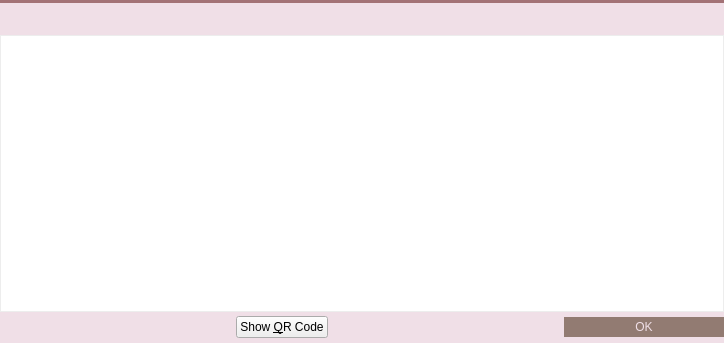
<?xml version="1.0" encoding="UTF-8"?>
<ui version="4.0">
 <class>AddressBookPage</class>
 <widget class="QWidget" name="AddressBookPage">
  <property name="geometry">
   <rect>
    <x>0</x>
    <y>0</y>
    <width>724</width>
    <height>343</height>
   </rect>
  </property>
  <property name="palette">
   <palette>
    <active>
     <colorrole role="Button">
      <brush brushstyle="SolidPattern">
       <color alpha="255">
        <red>240</red>
        <green>223</green>
        <blue>231</blue>
       </color>
      </brush>
     </colorrole>
     <colorrole role="Base">
      <brush brushstyle="SolidPattern">
       <color alpha="255">
        <red>240</red>
        <green>223</green>
        <blue>231</blue>
       </color>
      </brush>
     </colorrole>
     <colorrole role="Window">
      <brush brushstyle="SolidPattern">
       <color alpha="255">
        <red>240</red>
        <green>223</green>
        <blue>231</blue>
       </color>
      </brush>
     </colorrole>
     <colorrole role="Highlight">
      <brush brushstyle="SolidPattern">
       <color alpha="255">
        <red>235</red>
        <green>235</green>
        <blue>235</blue>
       </color>
      </brush>
     </colorrole>
     <colorrole role="HighlightedText">
      <brush brushstyle="SolidPattern">
       <color alpha="255">
        <red>171</red>
        <green>127</green>
        <blue>130</blue>
       </color>
      </brush>
     </colorrole>
    </active>
    <inactive>
     <colorrole role="Button">
      <brush brushstyle="SolidPattern">
       <color alpha="255">
        <red>240</red>
        <green>223</green>
        <blue>231</blue>
       </color>
      </brush>
     </colorrole>
     <colorrole role="Base">
      <brush brushstyle="SolidPattern">
       <color alpha="255">
        <red>240</red>
        <green>223</green>
        <blue>231</blue>
       </color>
      </brush>
     </colorrole>
     <colorrole role="Window">
      <brush brushstyle="SolidPattern">
       <color alpha="255">
        <red>240</red>
        <green>223</green>
        <blue>231</blue>
       </color>
      </brush>
     </colorrole>
     <colorrole role="Highlight">
      <brush brushstyle="SolidPattern">
       <color alpha="255">
        <red>235</red>
        <green>235</green>
        <blue>235</blue>
       </color>
      </brush>
     </colorrole>
     <colorrole role="HighlightedText">
      <brush brushstyle="SolidPattern">
       <color alpha="255">
        <red>171</red>
        <green>127</green>
        <blue>130</blue>
       </color>
      </brush>
     </colorrole>
    </inactive>
    <disabled>
     <colorrole role="Button">
      <brush brushstyle="SolidPattern">
       <color alpha="255">
        <red>240</red>
        <green>223</green>
        <blue>231</blue>
       </color>
      </brush>
     </colorrole>
     <colorrole role="Base">
      <brush brushstyle="SolidPattern">
       <color alpha="255">
        <red>240</red>
        <green>223</green>
        <blue>231</blue>
       </color>
      </brush>
     </colorrole>
     <colorrole role="Window">
      <brush brushstyle="SolidPattern">
       <color alpha="255">
        <red>240</red>
        <green>223</green>
        <blue>231</blue>
       </color>
      </brush>
     </colorrole>
     <colorrole role="Highlight">
      <brush brushstyle="SolidPattern">
       <color alpha="255">
        <red>240</red>
        <green>240</green>
        <blue>240</blue>
       </color>
      </brush>
     </colorrole>
     <colorrole role="HighlightedText">
      <brush brushstyle="SolidPattern">
       <color alpha="255">
        <red>171</red>
        <green>127</green>
        <blue>130</blue>
       </color>
      </brush>
     </colorrole>
    </disabled>
   </palette>
  </property>
  <property name="windowTitle">
   <string>Address Book</string>
  </property>
  <property name="styleSheet">
   <string notr="true">*{
    font-family:&quot;Finger Paint&quot;;
 }
#AddressBookPage {
	background-color: #f0dfe7;
 }
</string>
  </property>
  <layout class="QVBoxLayout" name="verticalLayout">
   <property name="spacing">
    <number>0</number>
   </property>
   <property name="leftMargin">
    <number>0</number>
   </property>
   <property name="topMargin">
    <number>0</number>
   </property>
   <property name="rightMargin">
    <number>0</number>
   </property>
   <property name="bottomMargin">
    <number>0</number>
   </property>
   <item>
    <widget class="Line" name="line_6">
     <property name="styleSheet">
      <string notr="true">background-color: #A37276;</string>
     </property>
     <property name="frameShadow">
      <enum>QFrame::Raised</enum>
     </property>
     <property name="lineWidth">
      <number>0</number>
     </property>
     <property name="orientation">
      <enum>Qt::Horizontal</enum>
     </property>
    </widget>
   </item>
   <item>
    <widget class="QWidget" name="wAddressBookHeader" native="true">
     <property name="minimumSize">
      <size>
       <width>0</width>
       <height>32</height>
      </size>
     </property>
     <property name="maximumSize">
      <size>
       <width>16777215</width>
       <height>32</height>
      </size>
     </property>
     <property name="is_header" stdset="0">
      <bool>true</bool>
     </property>
     <layout class="QHBoxLayout" name="horizontalLayout_13">
      <property name="leftMargin">
       <number>0</number>
      </property>
      <property name="topMargin">
       <number>0</number>
      </property>
      <property name="rightMargin">
       <number>0</number>
      </property>
      <property name="bottomMargin">
       <number>0</number>
      </property>
      <item>
       <spacer name="horizontalSpacer_17">
        <property name="orientation">
         <enum>Qt::Horizontal</enum>
        </property>
        <property name="sizeType">
         <enum>QSizePolicy::Fixed</enum>
        </property>
        <property name="sizeHint" stdset="0">
         <size>
          <width>3</width>
          <height>20</height>
         </size>
        </property>
       </spacer>
      </item>
      <item>
       <widget class="QLabel" name="label_25">
        <property name="sizePolicy">
         <sizepolicy hsizetype="Preferred" vsizetype="Preferred">
          <horstretch>0</horstretch>
          <verstretch>0</verstretch>
         </sizepolicy>
        </property>
        <property name="minimumSize">
         <size>
          <width>30</width>
          <height>30</height>
         </size>
        </property>
        <property name="maximumSize">
         <size>
          <width>30</width>
          <height>30</height>
         </size>
        </property>
        <property name="text">
         <string/>
        </property>
        <property name="pixmap">
         <pixmap resource="../res.qrc">:/res/address_book.png</pixmap>
        </property>
       </widget>
      </item>
      <item>
       <widget class="QLabel" name="label_25_1">
        <property name="sizePolicy">
         <sizepolicy hsizetype="Preferred" vsizetype="Preferred">
          <horstretch>0</horstretch>
          <verstretch>0</verstretch>
         </sizepolicy>
        </property>
        <property name="minimumSize">
         <size>
          <width>30</width>
          <height>30</height>
         </size>
        </property>
        <property name="maximumSize">
         <size>
          <width>30</width>
          <height>30</height>
         </size>
        </property>
        <property name="text">
         <string/>
        </property>
        <property name="pixmap">
         <pixmap resource="../res.qrc">:/res/download.png</pixmap>
        </property>
       </widget>
      </item>
      <item>
       <widget class="QLabel" name="label_27">
        <property name="font">
         <font>
          <family>Finger Paint</family>
         </font>
        </property>
        <property name="styleSheet">
         <string notr="true">QLabel {
	color: #f0dfe7;
}</string>
        </property>
        <property name="text">
         <string>Address Book</string>
        </property>
       </widget>
      </item>
      <item>
       <widget class="QPushButton" name="bClose">
        <property name="minimumSize">
         <size>
          <width>30</width>
          <height>30</height>
         </size>
        </property>
        <property name="maximumSize">
         <size>
          <width>30</width>
          <height>30</height>
         </size>
        </property>
        <property name="styleSheet">
         <string notr="true">QPushButton {	
	image: url(:/res/close_normal.png);
	border: 0px solid gray;
}
QPushButton:pressed:flat {
	image: url(:/res/close_normal.png);
}

QPushButton:hover {
	image: url(:/res/close_hover.png);
}</string>
        </property>
        <property name="text">
         <string notr="true"/>
        </property>
        <property name="flat">
         <bool>true</bool>
        </property>
       </widget>
      </item>
     </layout>
    </widget>
   </item>
   <item>
    <widget class="QTableView" name="tableView">
     <property name="contextMenuPolicy">
      <enum>Qt::CustomContextMenu</enum>
     </property>
     <property name="toolTip">
      <string>Double-click to edit address or label</string>
     </property>
     <property name="styleSheet">
      <string notr="true"> QScrollBar:vertical {
     border: 0px solid grey;
     background: white;
     width: 9px;
     margin: 24px 0px 0 0px;
 }
 QScrollBar::handle:vertical {
     background: #BB9396;
     min-width: 20px;
 }
QScrollBar::sub-line:vertical {
	height: 0px;
    width: 0px;
}

QHeaderView {
	background-color: #f0dfe7;
	font-size: 10;
	text-align:left;
}
QHeaderView::section {
    background-color: #f0dfe7;
    color: #32b4f0;
    padding-left: 5px;
    border: 0px solid #6c6c6c;
	text-align:left;
}

/* style the sort indicator */
QHeaderView::down-arrow {
    image: url(down_arrow.png);
}

QHeaderView::up-arrow {
    image: url(up_arrow.png);
}

QTableView {
	border: 1px solid #ededed;
	selection-background-color: #ebebeb;
	selection-color: rgb(171, 127, 130);
}</string>
     </property>
     <property name="frameShape">
      <enum>QFrame::NoFrame</enum>
     </property>
     <property name="horizontalScrollBarPolicy">
      <enum>Qt::ScrollBarAlwaysOff</enum>
     </property>
     <property name="editTriggers">
      <set>QAbstractItemView::AnyKeyPressed|QAbstractItemView::DoubleClicked|QAbstractItemView::EditKeyPressed</set>
     </property>
     <property name="tabKeyNavigation">
      <bool>false</bool>
     </property>
     <property name="alternatingRowColors">
      <bool>true</bool>
     </property>
     <property name="selectionMode">
      <enum>QAbstractItemView::SingleSelection</enum>
     </property>
     <property name="selectionBehavior">
      <enum>QAbstractItemView::SelectRows</enum>
     </property>
     <property name="showGrid">
      <bool>false</bool>
     </property>
     <attribute name="verticalHeaderVisible">
      <bool>false</bool>
     </attribute>
     <attribute name="verticalHeaderDefaultSectionSize">
      <number>20</number>
     </attribute>
     <attribute name="verticalHeaderMinimumSectionSize">
      <number>20</number>
     </attribute>
    </widget>
   </item>
   <item>
    <layout class="QHBoxLayout" name="horizontalLayout_14">
     <item>
      <spacer name="horizontalSpacer_18">
       <property name="orientation">
        <enum>Qt::Horizontal</enum>
       </property>
       <property name="sizeHint" stdset="0">
        <size>
         <width>40</width>
         <height>20</height>
        </size>
       </property>
      </spacer>
     </item>
     <item>
      <widget class="QPushButton" name="newAddressButton">
       <property name="minimumSize">
        <size>
         <width>31</width>
         <height>31</height>
        </size>
       </property>
       <property name="maximumSize">
        <size>
         <width>31</width>
         <height>31</height>
        </size>
       </property>
       <property name="styleSheet">
        <string notr="true">QPushButton {
	border: 0px solid gray;
	image: url(:/res/add_contact/normal.png);
}

QPushButton:pressed:flat {
	image: url(:/res/add_contact/pressed.png);
}

QPushButton:hover {
	image: url(:/res/add_contact/hover.png);
}

QPushButton:!enabled {
	image: url(:/res/add_contact/disabled.png);
}</string>
       </property>
       <property name="text">
        <string/>
       </property>
       <property name="flat">
        <bool>true</bool>
       </property>
      </widget>
     </item>
     <item>
      <widget class="QPushButton" name="copyToClipboard">
       <property name="minimumSize">
        <size>
         <width>31</width>
         <height>31</height>
        </size>
       </property>
       <property name="maximumSize">
        <size>
         <width>31</width>
         <height>31</height>
        </size>
       </property>
       <property name="styleSheet">
        <string notr="true">QPushButton {
	border: 0px solid gray;
	image: url(:/res/duplicate_contact/normal.png);
}

QPushButton:pressed:flat {
	image: url(:/res/duplicate_contact/click.png);
}

QPushButton:hover {
	image: url(:/res/duplicate_contact/hover.png);
}

QPushButton:!enabled {
	image: url(:/res/duplicate_contact/disabled.png);
}</string>
       </property>
       <property name="text">
        <string/>
       </property>
       <property name="flat">
        <bool>true</bool>
       </property>
      </widget>
     </item>
     <item>
      <widget class="QPushButton" name="editButton">
       <property name="minimumSize">
        <size>
         <width>31</width>
         <height>31</height>
        </size>
       </property>
       <property name="maximumSize">
        <size>
         <width>31</width>
         <height>31</height>
        </size>
       </property>
       <property name="styleSheet">
        <string notr="true">QPushButton {
	border: 0px solid gray;
	image: url(:/res/edit_contact/edit_contact_normal.png);
}

QPushButton:pressed:flat {
	image: url(:/res/edit_contact/edit_contact_pressed.png);
}

QPushButton:hover {
	image: url(:/res/edit_contact/edit_contact_hover.png);
}

QPushButton:!enabled {
	image: url(:/res/edit_contact/edit_contact_disabled.png);
}</string>
       </property>
       <property name="text">
        <string/>
       </property>
       <property name="flat">
        <bool>true</bool>
       </property>
      </widget>
     </item>
     <item>
      <widget class="QPushButton" name="showQRCode">
       <property name="text">
        <string>Show &amp;QR Code</string>
       </property>
       <property name="icon">
        <iconset resource="../bitcoin.qrc">
         <normaloff>:/icons/qrcode</normaloff>:/icons/qrcode</iconset>
       </property>
      </widget>
     </item>
     <item>
      <widget class="QPushButton" name="signMessage">
       <property name="enabled">
        <bool>true</bool>
       </property>
       <property name="minimumSize">
        <size>
         <width>31</width>
         <height>31</height>
        </size>
       </property>
       <property name="maximumSize">
        <size>
         <width>31</width>
         <height>31</height>
        </size>
       </property>
       <property name="styleSheet">
        <string notr="true">QPushButton {
	border: 0px solid gray;
	image: url(:/res/sign/normal.png);
}

QPushButton:pressed:flat {
	image: url(:/res/sign/pressed.png);
}

QPushButton:hover {
	image: url(:/res/sign/hover.png);
}

QPushButton:!enabled {
	image: url(:/res/sign/disabled.png);
}</string>
       </property>
       <property name="text">
        <string/>
       </property>
       <property name="flat">
        <bool>true</bool>
       </property>
      </widget>
     </item>
     <item>
      <widget class="QPushButton" name="verifyMessage">
       <property name="enabled">
        <bool>true</bool>
       </property>
       <property name="minimumSize">
        <size>
         <width>31</width>
         <height>31</height>
        </size>
       </property>
       <property name="maximumSize">
        <size>
         <width>31</width>
         <height>31</height>
        </size>
       </property>
       <property name="styleSheet">
        <string notr="true">QPushButton {
	border: 0px solid gray;
	image: url(:/res/verify/verify_normal.png);
}

QPushButton:pressed:flat {
	image: url(:/res/verify/verify_pressed.png);
}

QPushButton:hover {
	image: url(:/res/verify/verify_hover.png);
}

QPushButton:!enabled {
	image: url(:/res/verify/verify_disabled.png);
}</string>
       </property>
       <property name="text">
        <string/>
       </property>
       <property name="flat">
        <bool>true</bool>
       </property>
      </widget>
     </item>
     <item>
      <widget class="QPushButton" name="deleteButton">
       <property name="minimumSize">
        <size>
         <width>31</width>
         <height>31</height>
        </size>
       </property>
       <property name="maximumSize">
        <size>
         <width>31</width>
         <height>31</height>
        </size>
       </property>
       <property name="styleSheet">
        <string notr="true">QPushButton {
	border: 0px solid gray;
	image: url(:/res/del_contact/delete_contact_normal.png);
}

QPushButton:pressed:flat {
	image: url(:/res/del_contact/delete_contact_pressed.png);
}

QPushButton:hover {
	image: url(:/res/del_contact/delete_contact_hover.png);
}

QPushButton:!enabled {
	image: url(:/res/del_contact/delete_contact_disabled.png);
}</string>
       </property>
       <property name="text">
        <string/>
       </property>
       <property name="flat">
        <bool>true</bool>
       </property>
      </widget>
     </item>
     <item>
      <spacer name="horizontalSpacer_19">
       <property name="orientation">
        <enum>Qt::Horizontal</enum>
       </property>
       <property name="sizeHint" stdset="0">
        <size>
         <width>40</width>
         <height>20</height>
        </size>
       </property>
      </spacer>
     </item>
     <item>
      <widget class="QDialogButtonBox" name="buttonBox">
       <property name="sizePolicy">
        <sizepolicy hsizetype="Maximum" vsizetype="Fixed">
         <horstretch>0</horstretch>
         <verstretch>0</verstretch>
        </sizepolicy>
       </property>
       <property name="styleSheet">
        <string notr="true">QPushButton {
	background-color: #927b72;
	color: #f0dfe7;
	border: 0px solid gray;
	max-height: 20px;
	min-height: 20px;
	max-width: 160px;
	min-width: 160px;
}

QPushButton:hover {
	background-color: #32b4f0;
}

QPushButton:pressed:flat {
	background-color: #00a3de;
}</string>
       </property>
       <property name="standardButtons">
        <set>QDialogButtonBox::Ok</set>
       </property>
      </widget>
     </item>
    </layout>
   </item>
  </layout>
 </widget>
 <resources>
  <include location="../bitcoin.qrc"/>
  <include location="../res.qrc"/>
 </resources>
 <connections>
  <connection>
   <sender>bClose</sender>
   <signal>clicked()</signal>
   <receiver>AddressBookPage</receiver>
   <slot>close()</slot>
   <hints>
    <hint type="sourcelabel">
     <x>870</x>
     <y>33</y>
    </hint>
    <hint type="destinationlabel">
     <x>447</x>
     <y>189</y>
    </hint>
   </hints>
  </connection>
 </connections>
</ui>
